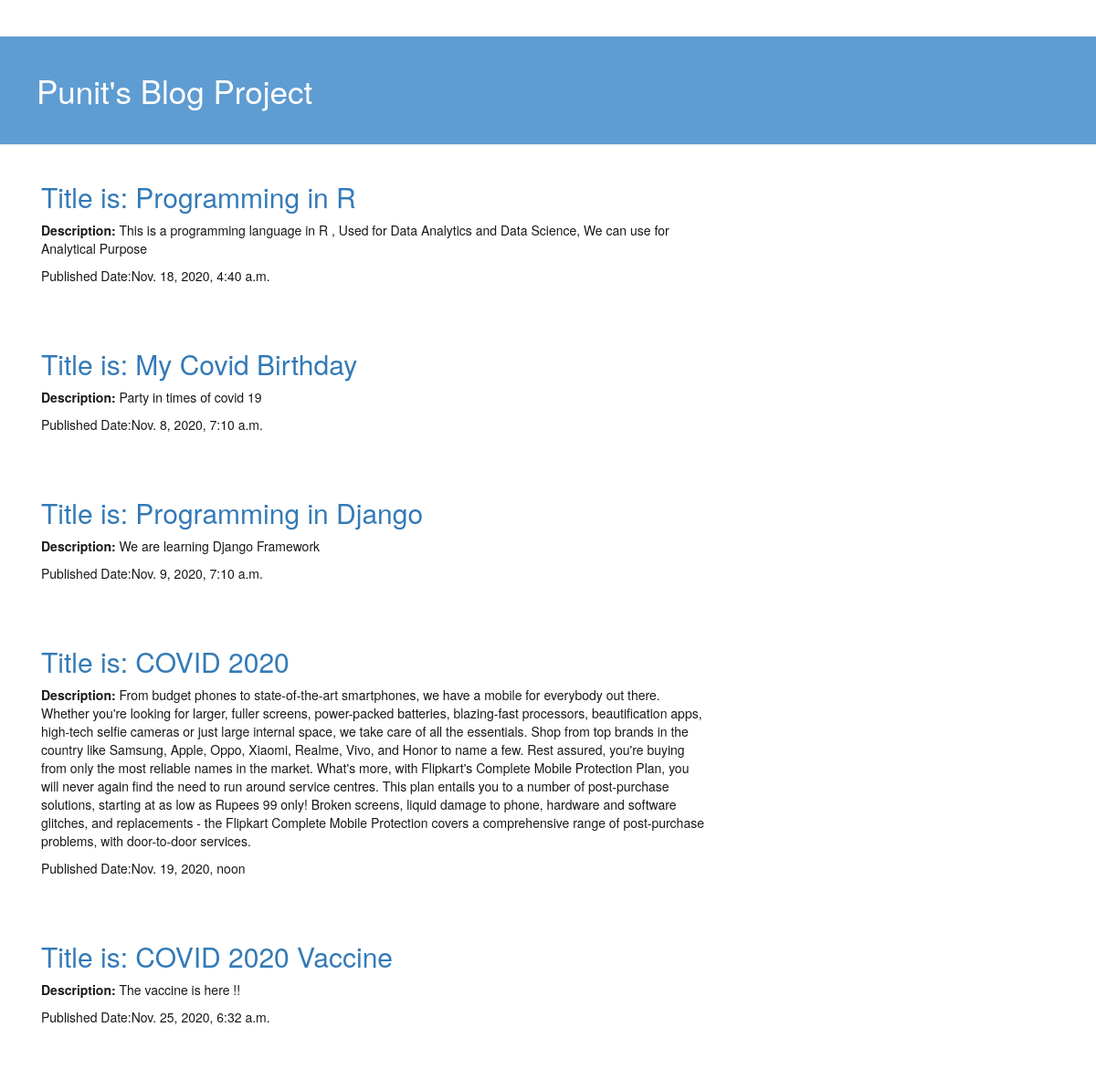
The page / on the database its author committed.
### blog/models.py (models this page shows, shortened)
class BlogPost(models.Model):
    author = models.ForeignKey(settings.AUTH_USER_MODEL,on_delete=models.CASCADE)
    title = models.CharField(max_length=200)
    text = models.TextField()
    created_date = models.DateTimeField(default=timezone.now)
    published_date = models.DateTimeField(blank=True,null=True)

### blog/views.py (the view)
# urls.py: path('',views.post_list,name='post_list'),
def post_list(request):
    post = BlogPost.objects.all()
    return render(request,'blog_pages/post_list.html',{'data':post})

### blog/templates/blog_pages/post_list.html
{% extends 'blog_pages/base.html' %}
    {% block content %}
        {% for value in data %}
            <div class="post">
                <div class="information">
                    <h2><a href="{% url 'post_detail' pk=value.pk %}">Title is: {{ value.title }}</a></h2>
                    <p><b>Description: </b> {{ value.text }}</p>
                    <p>Published Date:{{ value.published_date }}</p>
                </div>
            </div>
        {% endfor %}
    {% endblock %}

### blog/templates/blog_pages/base.html (shortened to what this page needs)
{% load static %}
<html lang="en">
<head>
    <link rel="stylesheet" href="https://maxcdn.bootstrapcdn.com/bootstrap/4.0.0/css/bootstrap.min.css">
    <link rel="stylesheet"  href="{% static 'css/blog.css' %}">
    <link rel="stylesheet" href="https://maxcdn.bootstrapcdn.com/bootstrap/3.4.0/css/bootstrap.min.css">
</head>
<body>
   <div class="page-header">
       <h1><a href="/">Punit's Blog Project</a></h1>
       <br/>
   </div>
   <div class="content container">
    <div class="row">
    <div class="col-md-8">
            {% block content %}
            {% endblock %}
      </div>
    </div>
    </div>
</body>
</html>

### blog/static/css/blog.css (style rules this page uses)
.page-header { background-color:#5e9cd2; margin-top:0; padding:20px 20px 20px 40px; }
.page-header h1, .page-header h1 a, .page-header h1 a:visited, .page-header h1 a:active { color:#ffffff; font-size:35px; text-decoration:none; }
.content { margin-left:40px; }
h1,h2 { font-family: 'Raleway', sans-serif; }
.information { color:#191818; }
.post { margin-bottom:70px; }

### rows shown on the page
BlogPost: title "Programming in R", text "This is a programming language in R , Used for Data Analytics and Data Science, We can use for Analytical Purpose", published_date "Nov. 18, 2020, 4:40 a.m."
BlogPost: title "My Covid Birthday", text "Party in times of covid 19", published_date "Nov. 8, 2020, 7:10 a.m."
BlogPost: title "Programming in Django", text "We are learning Django Framework", published_date "Nov. 9, 2020, 7:10 a.m."
BlogPost: title "COVID 2020", text "From budget phones to state-of-the-art smartphones, we have a mobile for everybody out there. Whether you're looking for larger, fuller screens, power-packed batteries, blazing-fast processors, beautification apps, high-tech selfie cameras or just large internal space, we take care of all the essentials. Shop from top brands in the country like Samsung, Apple, Oppo, Xiaomi, Realme, Vivo, and Honor to name a few. Rest assured, you're buying from only the most reliable names in the market. What's more, with Flipkart's Complete Mobile Protection Plan, you will never again find the need to run around service centres. This plan entails you to a number of post-purchase solutions, starting at as…", published_date "Nov. 19, 2020, noon"
BlogPost: title "COVID 2020 Vaccine", text "The vaccine is here !!", published_date "Nov. 25, 2020, 6:32 a.m."
